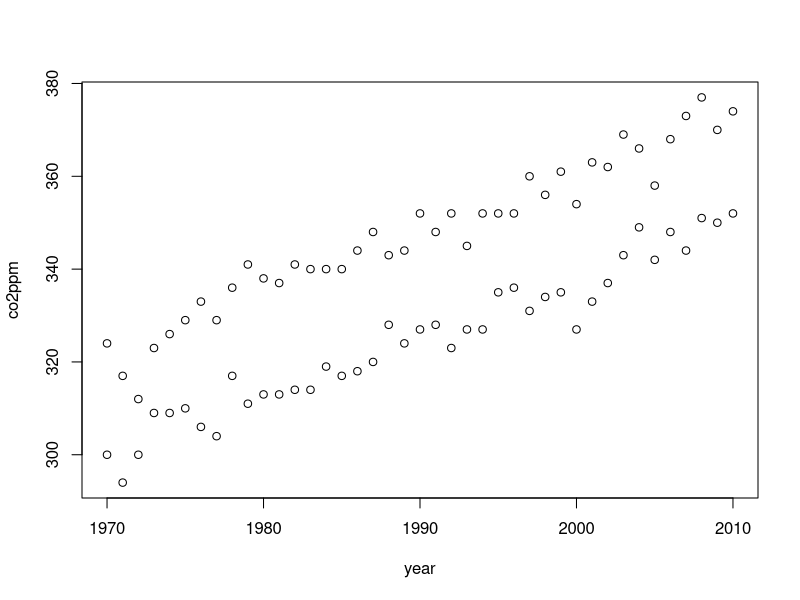
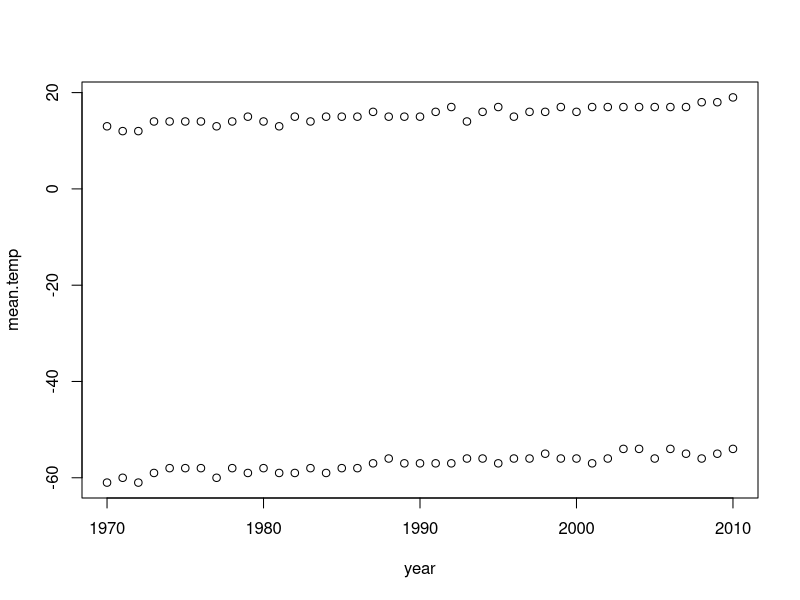

The R source for these figures, in order:
## ---- chunk 1
knitr::opts_chunk$set(echo = FALSE)
library(tidyverse)
## ---- chunk 2
ghg = expand.grid(year=seq(1970, 2010, 1),
                  site=c("London", "Hawaii")) %>% 
  mutate(
    co2ppm = round(350 + 
                   (year - 1970)*1.2 +
                   as.numeric(site) * -25 +
                     rnorm(year, 0, 4))
    )

plot(co2ppm~year, data=ghg)
ghg.s = ghg %>%
    spread(site, co2ppm)
ghg.y = ghg %>%
    spread(year, co2ppm)
## ---- chunk 3
head(ghg, 3)
head(ghg.s, 3)
head(ghg.y)
## ---- chunk 4
head(ghg)
## ---- chunk 5
head(ghg)
## ---- chunk 6
ghg.temp = ghg %>% 
  mutate(mean.temp = round(80 +
                           as.integer(site) * - 70 +
                           (co2ppm - min(co2ppm)) * 0.1 +
                           rnorm(co2ppm, 0, 0.6)))
plot(mean.temp ~ year, data=ghg.temp)
ghg.temp.m = ghg.temp %>%
  gather("measure", "value", -c(year, site)) %>% 
  arrange(site, year)
## ---- chunk 7
head(ghg.temp,3)
head(ghg.temp.m,3)
## ---- chunk 8
head(ghg.s)
head(gather(ghg.s, "site", "co2", -year))
